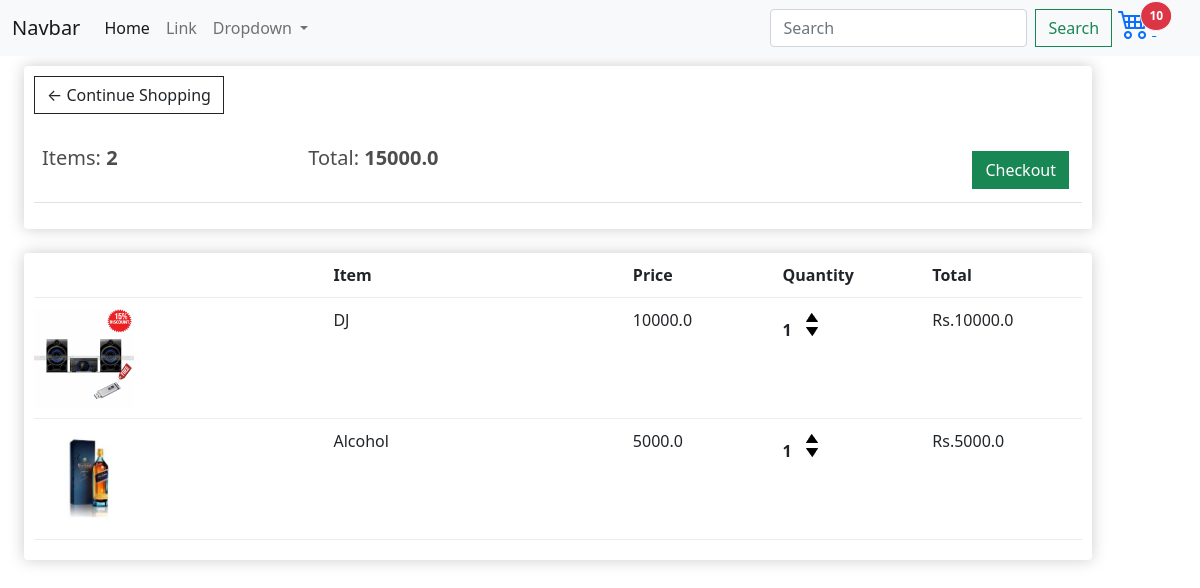
/cart/ (signed in), run on an earlier commit of the app's database.
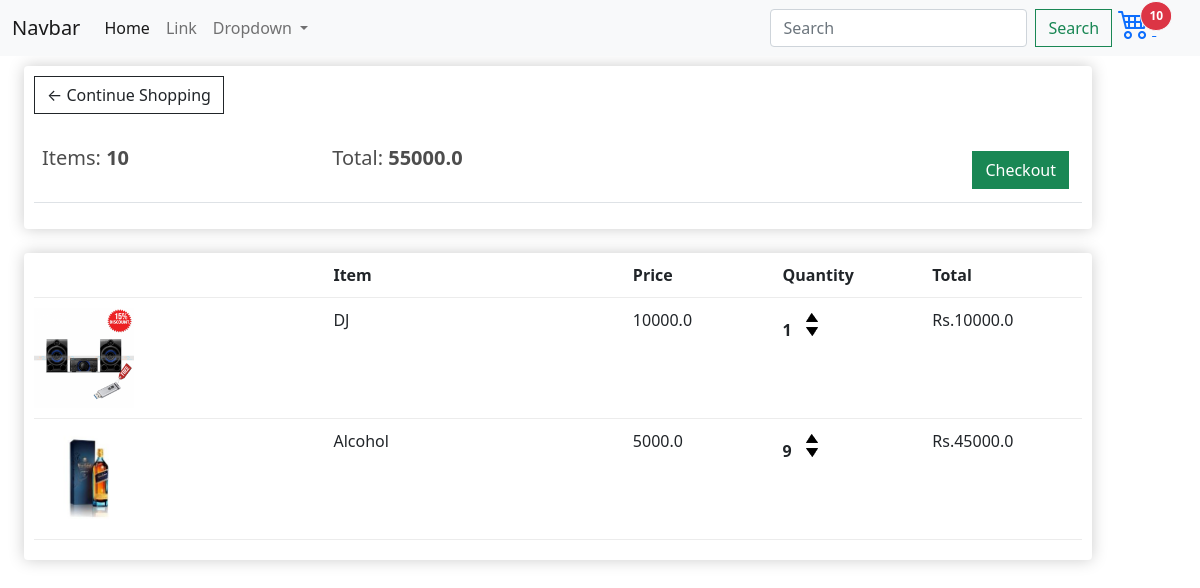
And on a later commit of the database.
### store/models.py (models this page shows, shortened)
class Order(models.Model):
    customer = models.ForeignKey(Customer, on_delete=models.SET_NULL, null=True, blank=True)
    date_ordered = models.DateTimeField(auto_now_add=True)
    complete = models.BooleanField(default=False)
    transaction_id = models.CharField(max_length=100, null=True)
    @property
    def get_cart_total(self):
        orderitems = self.orderitem_set.all()
        total = sum([item.get_total for item in orderitems])
        return total
    @property
    def get_cart_items(self):
        orderitems = self.orderitem_set.all()
        total = sum([item.quantity for item in orderitems])
        return total

class OrderItem(models.Model):
    product = models.ForeignKey(Product, on_delete=models.SET_NULL, null=True)
    order = models.ForeignKey(Order, on_delete=models.SET_NULL, null=True)
    quantity = models.IntegerField(default=0, null=True, blank=True)
    date_added = models.DateTimeField(auto_now_add=True)
    @property
    def get_total(self):
        total = self.product.price * self.quantity
        return total

class Product(models.Model):
    product_status = (
        ('N',"New"),
        ('T',"Trending"),
        ('X','Excel'),
            )
    category_type = (
        ("Men","Men"),
        ("Women","Women"),
        ("Electronic","Electronic"),
        ("Book","Book"),)
    name = models.CharField(max_length=200)
    price = models.FloatField()
    category = models.CharField(max_length=10,choices=category_type,null=True, blank=True)
    status = models.CharField(max_length=1,choices= product_status,null=True, blank=True)
    description = models.TextField(null=True,blank = True)
    featured = models.ImageField(null=True, blank=True)
    @property
    def imageURL(self):
        try:
            url = self.featured.url
        except:
            url = ''
        return url

### store/views.py (the view)
# urls.py: path('cart/', views.cart , name = 'cart'),
def cart(request):
    data = cartData(request)
    cartItems = data['cartItems']
    order = data['order']
    items = data['items']
    context = {'items':items, 'order':order, 'cartItems':cartItems}
    return render(request, 'store/cart.html', context)

### store/utils.py (called while the page is built)
def cartData(request):
    if request.user.is_authenticated:
        customer = request.user.customer
        order, created = Order.objects.get_or_create(customer=customer, complete=False)
        items = order.orderitem_set.all()
        cartItems = order.get_cart_items
    else:
        cookieData = cookieCart(request)
        cartItems = cookieData['cartItems']
        order = cookieData['order']
        items = cookieData['items']
    return {'cartItems':cartItems ,'order':order, 'items':items}

### store/templates/store/cart.html
{% extends 'store/main.html' %}
{% load static %}
{% block content %}
    <div class="container row">
        <div class="col-lg-12">
            <div class="box-element">
                <a  class="btn btn-outline-dark" href="{% url 'store' %}">&#x2190; Continue Shopping</a>
                <br>
                <br>
                <table class="table">
                    <tr>
                        <th><h5>Items: <strong> {{ order.get_cart_items }}</strong></h5></th>
                        <th><h5>Total:<strong> {{ order.get_cart_total }}</strong></h5></th>
                        <th>
                        <a  style="float:right; margin:5px;" class="btn btn-success" href="{% url 'checkout' %}">Checkout</a>
                        </th>
                    </tr>
                </table>
            </div>
            <br>
            <div class="box-element">
                <div class="cart-row">
                    <div style="flex:2"></div>
                    <div style="flex:2"><strong>Item</strong></div>
                    <div style="flex:1"><strong>Price</strong></div>
                    <div style="flex:1"><strong>Quantity</strong></div>
                    <div style="flex:1"><strong>Total</strong></div>
                </div>
                {% for item in items%}
                <div class="cart-row">
                    <div style="flex:2"><img class="row-image" src={{ item.product.imageURL }}></div>
                    <div style="flex:2"><p>{{ item.product.name }}</p></div>
                    <div style="flex:1"><p>{{ item.product.price }}</p></div>
                    <div style="flex:1">
                        <p class="quantity">{{ item.quantity }}</p>
                        <div class="quantity">
                            <img data-product="{{ item.product.id }}" data-action="add" class="chg-quantity update-cart" src="{% static  'images/arrow-up.png' %}">
                            <img data-product=" {{ item.product.id }} " data-action = "remove" class="chg-quantity update-cart" src="{% static  'images/arrow-down.png' %}">
                        </div>
                    </div>
                    <div style="flex:1"><p>Rs.{{ item.get_total }}</p></div>
                </div>
                {% endfor %}
            </div>
        </div>
    </div>
{% endblock content %}

What changed in the data, as far as the page shows it:
changed through a linked row, Order: get_cart_items "2" → "10"; get_cart_total "15000.0" → "55000.0"
changed OrderItem "Alcohol": quantity "1" → "9"; get_total "5000.0" → "45000.0"
